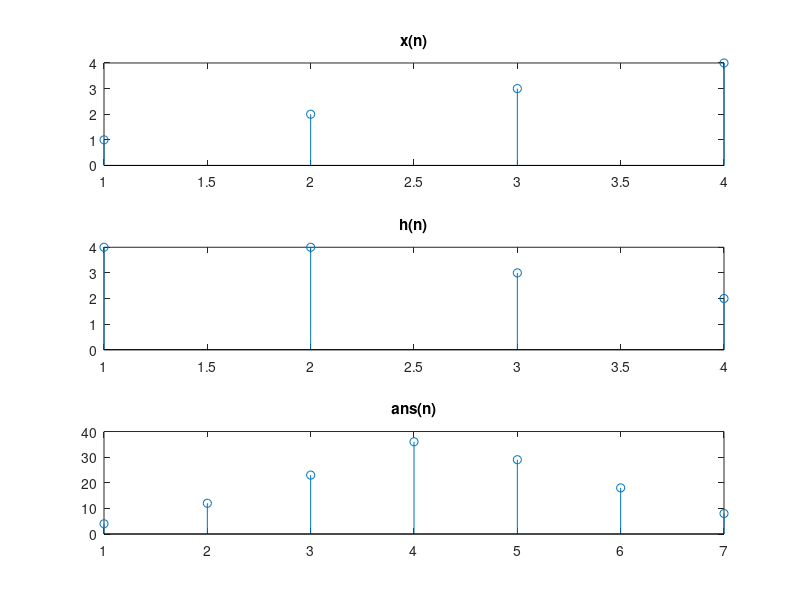

This chart was generated by the following MATLAB code:
clear all; 
clc;
x = [1 2 3 4]; 
h = [4 4 3 2]; 

for i = 1:length(x) 
    for j = 1 : length(h) 
        table(i, j) = x(i) * h(j); 
    end 
end 

cnt = 1; 

for i = 1 : length(h) 
    col = i; 
    row = 1; 
    res = 0; 
    while(col > 0) 
        res = res + table(row, col);
        row = row + 1; 
        col = col - 1; 
    end 
    ans(cnt) = res; 
    cnt = cnt + 1; 
end

for i = 2 : length(x) 
    row = i; 
    col = length(h); 
    res = 0; 
    while(row <= length(x)) 
        if(col < 1) break; 
        end 
    res = res + table(row, col); 
    row = row + 1; 
    col = col - 1; 
    end 

ans(cnt) = res; 
cnt = cnt + 1; 
end

subplot(3, 1, 1) 
stem(x) 
title('x(n)') 

subplot(3, 1, 2) 
stem(h) 
title('h(n)') 

subplot(3, 1, 3) 
stem(ans) 
title('ans(n)')